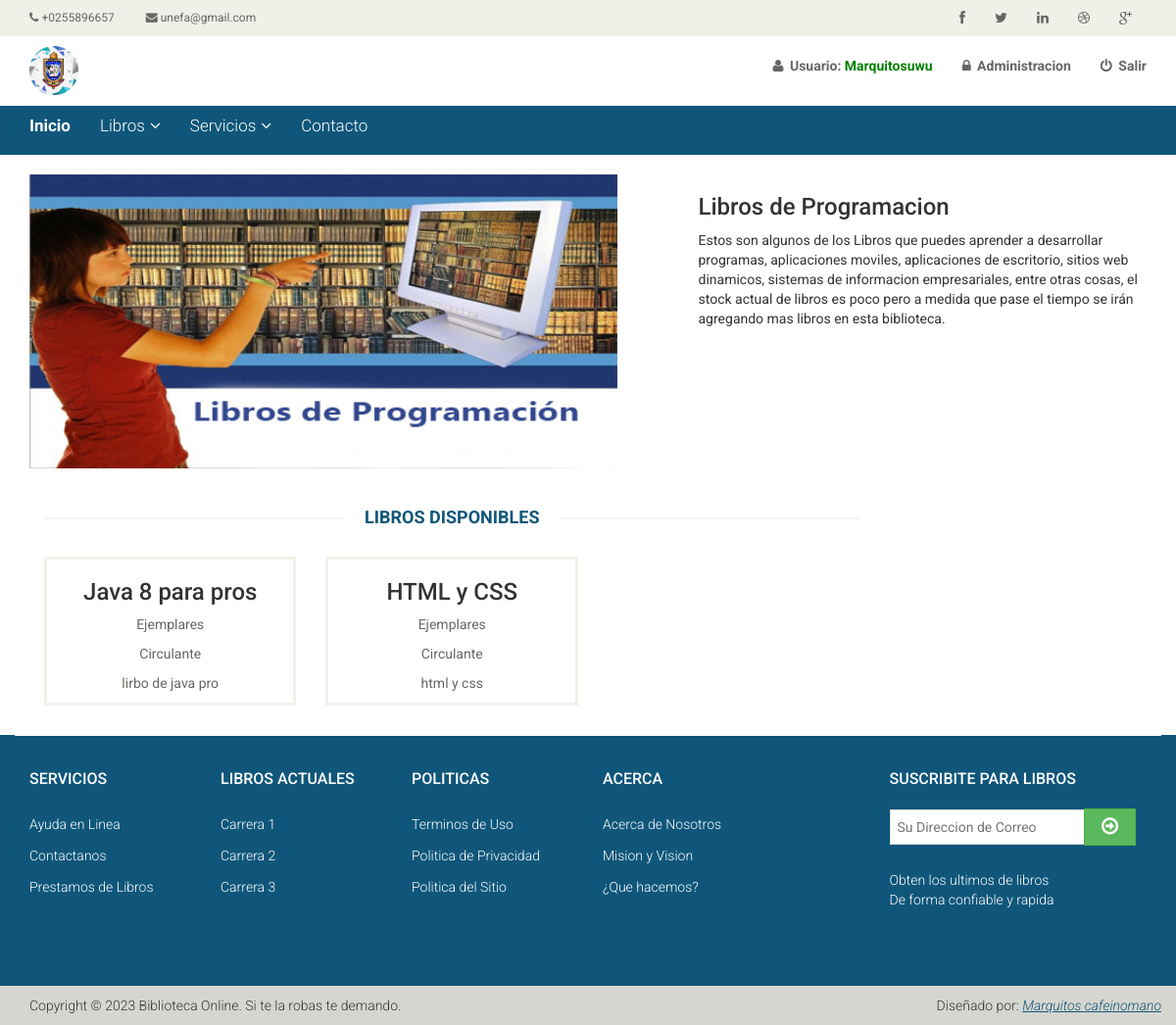
The page /libros_programacion.php (signed in) on the database its author committed.
### tables this page shows
CREATE TABLE `libros` (
  `id_libro` int(10) NOT NULL AUTO_INCREMENT,
  `foto` varchar(50) DEFAULT NULL,
  `nombre` varchar(255) NOT NULL,
  `descripcion` varchar(255) NOT NULL,
  `disponible` varchar(2) NOT NULL,
  `id_categoria` int(10) NOT NULL,
  `id_subcategoria` int(10) NOT NULL,
  `id_proveedor` int(10) NOT NULL,
  `fecha_ingreso` date DEFAULT NULL,
  `url_descarga` varchar(250) DEFAULT NULL,
  PRIMARY KEY (`id_libro`),
  KEY `id_categoria` (`id_categoria`),
  KEY `id_proveedor` (`id_proveedor`),
  CONSTRAINT `libros_ibfk_1` FOREIGN KEY (`id_categoria`) REFERENCES `categorias` (`id_categoria`),
  CONSTRAINT `libros_ibfk_2` FOREIGN KEY (`id_proveedor`) REFERENCES `proveedor` (`id_proveedor`)
);

### libros_programacion.php (the view, shortened to what this page needs)
<?php
if (isset($_SESSION['usuario'])) {
?>
	<?php include('admin/conexion.php');
	$consulta = mysqli_query($con, "select * from libros where id_categoria = 1 limit 0,6");
	?>
	<!DOCTYPE html>
	<html lang="en">
	<head>
		<link href="css/bootstrap.min.css" rel="stylesheet">
		<link href="css/font-awesome.min.css" rel="stylesheet">
		<link href="css/prettyPhoto.css" rel="stylesheet">
		<link href="css/price-range.css" rel="stylesheet">
		<link href="css/animate.css" rel="stylesheet">
		<link href="css/main.css" rel="stylesheet">
		<link href="css/responsive.css" rel="stylesheet">
	</head>
	<body>
		<?php include('includes/header.php'); ?>
		<br>
		<div class="container">
			<div class="row">
				<div class="col-md-7">
					<img src="images/libros_programacion.jpg" width="600" height="300">
				</div>
				<div class="col-md-5">
					<h3>Libros de Programacion</h3>
					<p>
						Estos son algunos de los Libros que puedes aprender a desarrollar programas, aplicaciones moviles, aplicaciones de escritorio,
						sitios web dinamicos, sistemas de informacion empresariales, entre otras cosas, el stock actual de libros es poco pero a
						medida que pase el tiempo se irán agregando mas libros en esta biblioteca.
					</p>
				</div>
			</div>
		</div>
		<br>
		<br>
		<section>
			<div class="container">
				<div class="row">
					<div class="col-sm-9 padding-right">
						<div class="features_items">
							<h2 class="title text-center">Libros Disponibles</h2>
							<?php
							while ($filas = mysqli_fetch_array($consulta)) {
								$nombre = $filas['nombre'];
								$ejemplares = $filas['ejemplares'];
								$circulante = $filas['circulante'];
								$descripcion = $filas['descripcion'];
							?>
								<div class="col-sm-4">
									<div class="product-image-wrapper">
										<div class="single-products">
											<div class="productinfo text-center">
												<h3><?php echo $nombre ?></h3>
												<p>Ejemplares <?php echo $ejemplares ?></p>
												<p>Circulante <?php echo $circulante ?></p>
												<p><?php echo $descripcion ?></p>
											</div>
											<div class="product-overlay">
												<div class="overlay-content">
												</div>
											</div>
										</div>
									</div>
								</div>
							<?php } ?>
						</div>
					</div>
				</div>
			</div>
		</section>
		<?php include('includes/footer.php'); ?>
	</body>
	</html>
<?php
} else {
	echo '<script> window.location="index.php"; </script>';
}
?>

### css/main.css (style rules this page uses)
body { font-family: 'Roboto', sans-serif; background:; position: relative; font-weight:400px; }
h1, h2, h3, h4, h5, h6 { font-family: 'Roboto', sans-serif; }
.left-sidebar h2:after, h2.title:after { content: " "; position: absolute; border: 1px solid #f5f5f5; bottom:8px; left: 0; width: 100%; height: 0; z-index: -2; }
h2.title:before { content: " "; position: absolute; background: #fff; bottom: -6px; width: 220px; height: 30px; z-index: -1; left: 50%; margin-left: -110px; }
.padding-right { padding-right: 0; }
.features_items { overflow:hidden; }
h2.title { color: #0f567a; font-family: 'Roboto', sans-serif; font-size: 18px; font-weight: 700; margin: 0 15px; text-transform: uppercase; margin-bottom: 30px; position: relative; }
.product-image-wrapper { border:3px solid #f1f1eb; overflow: hidden; margin-bottom:30px; }
.single-products { position: relative; }
.productinfo p { font-family: 'Roboto', sans-serif; font-size: 14px; font-weight: 400; color: #696763; }
.productinfo { position:relative; }
.product-overlay { background:#0f567a; top: 0; display: none; height: 0; position: absolute; transition: height 500ms ease 0s; width: 100%; display: block; opacity:; }
.product-overlay .overlay-content { bottom: 0; position: absolute; bottom: 0; text-align: center; width: 100%; }

### rows shown on the page
libros: nombre "Java 8 para pros", descripcion "lirbo de java pro"
libros: nombre "HTML y CSS", descripcion "html y css"

### other values the page prints
$usuario "Marquitosuwu"
